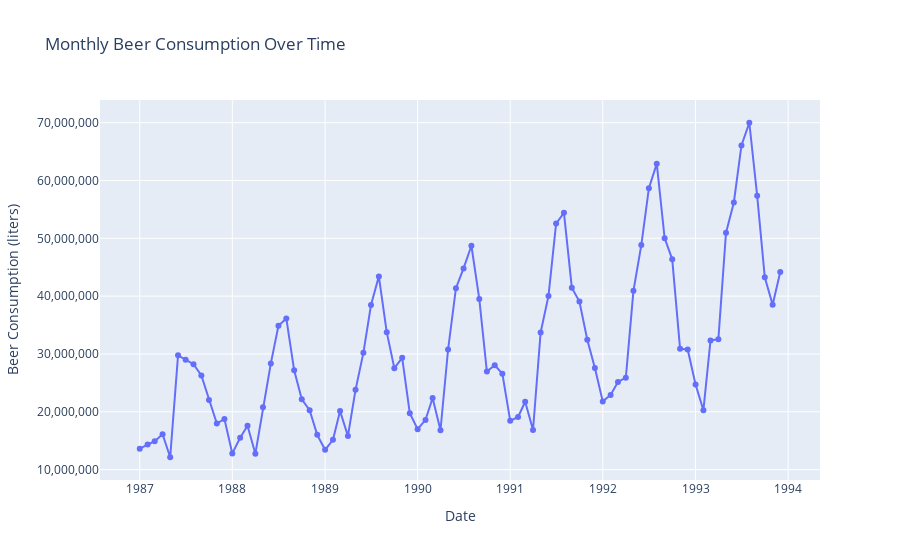

The notebook cell this image was saved under:
### Code cell
df.columns = df.columns.str.strip()
df['Time'] = pd.to_datetime(df['Time'], format="%b '%y")
df = df.sort_values('Time')

# Plot interactive line chart
fig = px.line(df, x='Time', y='Beer Consumption  (lt)', markers=True,
              title='Monthly Beer Consumption Over Time',
              labels={'Beer Consumption  (lt)': 'Beer Consumption (liters)', 'Time': 'Date'})

# Format y-axis to show full numbers with commas
fig.update_layout(yaxis_tickformat=",") 

fig.show()
